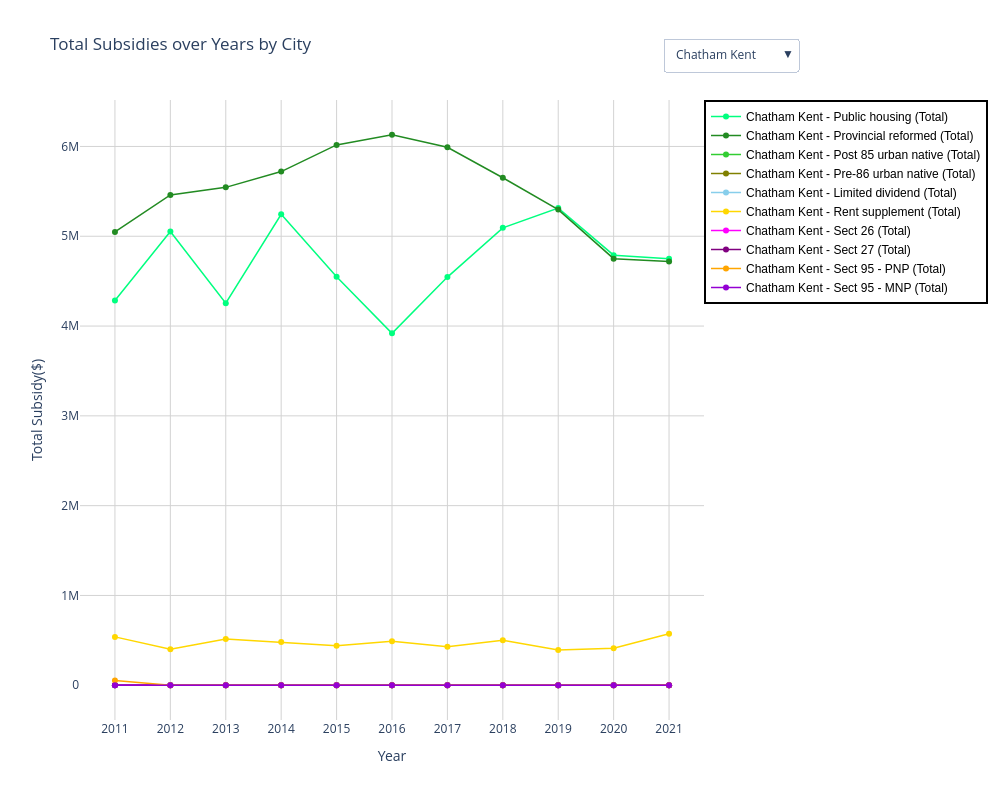

Notebook cell for this chart:
### Markdown cell above
https://www.geeksforgeeks.org/steps-for-mastering-exploratory-data-analysis-eda-steps/
https://plotly.com/python-api-reference/generated/plotly.subplots.make_subplots.html

### Code cell
schedule_of_funding_df['Subsidy Type'] = schedule_of_funding_df['Subsidy Type'].str.replace('\xa0', ' ')
df_melted = schedule_of_funding_df.melt(id_vars=['Year', 'Subsidy Type', 'City'], var_name='Program Type', value_name='Value')
df_melted['Program Type'] = df_melted['Program Type'].str.replace('\xa0', ' ')
color_map = {
    'Public housing': 'springgreen',
    'Provincial reformed': '#228B22',  # Forest Green
    'Post 85 urban native': 'limegreen',
    'Pre-86 urban native': 'olive',
    'Limited dividend': 'skyblue',
    'Rent supplement': 'gold',
    'Sect 26': 'magenta',
    'Sect 27': 'purple',
    'Sect 95 - PNP': 'orange',
    'Sect 95 - MNP': 'darkviolet'
}

def add_traces(fig, df, color_map):
    for city in df['City'].unique():
        city_data = df[df['City'] == city]
        for program_type in color_map.keys():
            program_data = city_data[(city_data['Program Type'] == program_type) & (city_data['Subsidy Type'] == 'Total')]
            if not program_data.empty:
                fig.add_trace(go.Scatter(
                    x=program_data['Year'],
                    y=program_data['Value'],
                    mode='lines+markers',
                    name=f"{city} - {program_type} (Total)",
                    line=dict(color=color_map[program_type], width=1.5),
                    visible=(city == df['City'].unique()[0])
                ))
fig_total = go.Figure()
add_traces(fig_total, df_melted, color_map)

visibility_settings = []
for city in df_melted['City'].unique():
    visibility = [trace.name.startswith(city) for trace in fig_total.data]
    visibility_settings.append(visibility)

fig_total.update_layout(
    title='Total Subsidies over Years by City',
    xaxis_title='Year',
    yaxis_title='Total Subsidy($)',
    yaxis=dict(tickmode='linear', tick0=0, dtick=1000000, showgrid=True, gridcolor='lightgrey'),
    xaxis=dict(tickmode='linear', tick0=2010, dtick=1, showgrid=True, gridcolor='lightgrey'),
    plot_bgcolor='white',
    paper_bgcolor='white',
    width=1000,
    height=800,
    legend=dict(
        x=1,
        y=1,
        traceorder='normal',
        font=dict(
            family='sans-serif',
            size=12,
            color='black'
        ),
        bgcolor='white',
        bordercolor='black',
        borderwidth=2
    ),
    updatemenus=[
        {
            'buttons': [
                {
                    'label': city,
                    'method': 'update',
                    'args': [
                        {'visible': visibility},
                        {'title': f"Total Subsidies over Years in {city}"}
                    ]
                } for city, visibility in zip(df_melted['City'].unique(), visibility_settings)
            ],
            'direction': 'down',
            'showactive': True,
            'x': 1.15,
            'y': 1.1
        }
    ]
)

fig_total.show()
